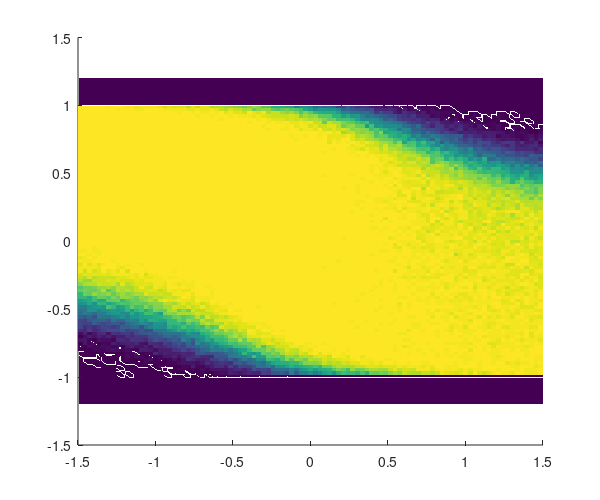

Write the MATLAB code that produced this figure. (Note: this script raises an error after producing the figure.)
% Evaluation of Leared Safety Probability
clear

T = 2.0; % horizon of PSC

MC_calc = false;
save_fig = true;

if MC_calc == true

    % Read learned agent
    data  = load("data/TD20Lam1e-2_S5000_B09/data4.mat","agent");
    agent = data.agent;

    % Show learned safe probability (wrt Del/V0)
    n_rez = 100;
    Xlim = [-1.5, 1.5]; 
    Ylim = [-1.2, 1.2]; 
    xmin = Xlim(1); xmax = Xlim(2); dx = (xmax-xmin)/(n_rez-1);
    ymin = Ylim(1); ymax = Ylim(2); dy = (ymax-ymin)/(n_rez-1);
    [X,Y] = meshgrid(xmin:dx:xmax, ymin:dy:ymax); % indeces for x and y axis

    tic
    n_sample = 100;
    SafeP  = zeros(n_rez,n_rez);
    Action = zeros(n_rez,n_rez);
    parfor i = 1:n_rez
       for j = 1:n_rez
        SafeP(i,j) = safe_probability_MC(agent, X(i,j), Y(i,j), T, n_sample)
        state = [X(i,j) Y(i,j) T];
        act = agent.getAction(state');
        Action(i,j) = act{:};
    
       end
    end
    toc

    save data/data_fig1b_PIRL.mat n_rez Xlim Ylim X Y SafeP Action agent

else

    load("data/data_fig1b_PIRL.mat","n_rez","X","Xlim","Ylim","Y","SafeP","Action","agent")

end

%%%% Figure 1(b) %%%%%%%%%%%%%%%%%%%%%%%%%%%%%%%%%
f = figure(1); 

clf(f)
set(gcf, 'PaperPosition', [0 0 6 5]);

hold on

% safe probability
surf(X,Y,SafeP,'EdgeColor','none')%, ...
        %"ShowText",true)
colorbar('eastoutside','Limits',[0,1])
view(2)
xlim(Xlim)
ylim(Ylim)
%zlim([0,1])
xlabel('x1')
ylabel('x2')

% vector feild 
n_vec = 15; 
Xlim = [-1.5, 1.5]; 
Ylim = [-1.2, 1.2]; 
xmin = Xlim(1); xmax = Xlim(2); dx = (xmax-xmin)/(n_vec-1);
ymin = Ylim(1); ymax = Ylim(2); dy = (ymax-ymin)/(n_vec-1);
[Xvec,Yvec] = meshgrid(xmin:dx:xmax, ymin:dy:ymax); % indeces for x and y axis

U = zeros(size(Xvec));
parfor i = 1:n_vec
    for j = 1:n_vec
        Ucell  = agent.getAction([Xvec(i,j); Yvec(i,j); T]);
        U(i,j) = Ucell{1};
    end
end

DX = -Xvec^3 - Yvec;
DY = Xvec + Yvec + U;
quiver3(Xvec,Yvec,ones(n_vec)*1.2, DX,DY, zeros(n_vec), 'r', LineWidth=1.2);

hold off

fontsize(20,"points")
%set(gca, 'LooseInset', get(gca, 'TightInset'));
set(gca, 'LooseInset', [0.13, 0.11, 0.05, 0.075]);

if save_fig
    saveas(gcf, "data/fig1b_PIRL.eps",'epsc')
end


%%% Controller  %%%%%%%%%%%%%%%%%%%%%%%%%%%%%%%%%%%%%
figure(2)

surf(X,Y,Action,'EdgeColor','none')%, ...
        %"ShowText",true)
colorbar
view(2)
xlim(Xlim)
ylim(Ylim)
xlabel('x1')
ylabel('x2')


%%%%%%%%%%%%%%%%%%%%%%%%%%%%%%%%%%%%%%%%%%%%%%%%%%%%%%%%%%%%%%%%%%%
function prob = safe_probability_MC(agent, x1, x2, T, n_sample)

dt = 0.1;
sigma = 0.2;

% Monte Carlo simulation
samples  = ones(1, n_sample);

for n = 1:n_sample

    X = [x1; x2; T];

    % for each time step 
    for k = 1:T/dt
            
        % is unsafe? 
        if abs( X(2) ) > 1
            samples(n)   = 0;
            break
        end

        % calculate next state
        act_cell = agent.getAction({X});
        U = act_cell{:};
        X(1:2) = X(1:2) + dt*[( -X(1)^3 - X(2) ); ( X(1)+X(2)+ U )] ...
                + sigma*sqrt(dt)*randn(2,1);
        X(3) = X(3) - dt;
        
    end
    prob = sum(samples)/n_sample;
end

end